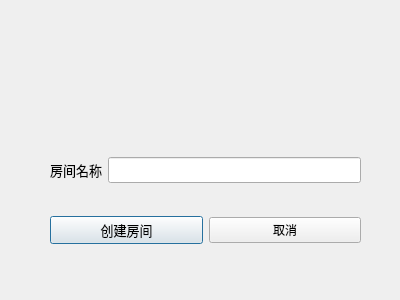
<?xml version="1.0" encoding="UTF-8"?>
<ui version="4.0">
 <class>RoomCreateDialog</class>
 <widget class="QDialog" name="RoomCreateDialog">
  <property name="geometry">
   <rect>
    <x>0</x>
    <y>0</y>
    <width>400</width>
    <height>300</height>
   </rect>
  </property>
  <property name="windowTitle">
   <string>Dialog</string>
  </property>
  <widget class="QWidget" name="">
   <property name="geometry">
    <rect>
     <x>50</x>
     <y>130</y>
     <width>311</width>
     <height>141</height>
    </rect>
   </property>
   <layout class="QVBoxLayout" name="verticalLayout">
    <item>
     <layout class="QHBoxLayout" name="horizontalLayout">
      <item>
       <widget class="QLabel" name="lb_room">
        <property name="font">
         <font>
          <family>微软雅黑</family>
          <pointsize>10</pointsize>
         </font>
        </property>
        <property name="text">
         <string>房间名称</string>
        </property>
       </widget>
      </item>
      <item>
       <widget class="QLineEdit" name="le_rooName">
        <property name="font">
         <font>
          <family>微软雅黑</family>
          <pointsize>10</pointsize>
         </font>
        </property>
       </widget>
      </item>
     </layout>
    </item>
    <item>
     <layout class="QHBoxLayout" name="horizontalLayout_2">
      <item>
       <widget class="QPushButton" name="btn_create">
        <property name="font">
         <font>
          <family>微软雅黑</family>
          <pointsize>10</pointsize>
         </font>
        </property>
        <property name="text">
         <string>创建房间</string>
        </property>
       </widget>
      </item>
      <item>
       <widget class="QPushButton" name="btn_cancel">
        <property name="text">
         <string>取消</string>
        </property>
       </widget>
      </item>
     </layout>
    </item>
   </layout>
  </widget>
 </widget>
 <resources/>
 <connections/>
</ui>
